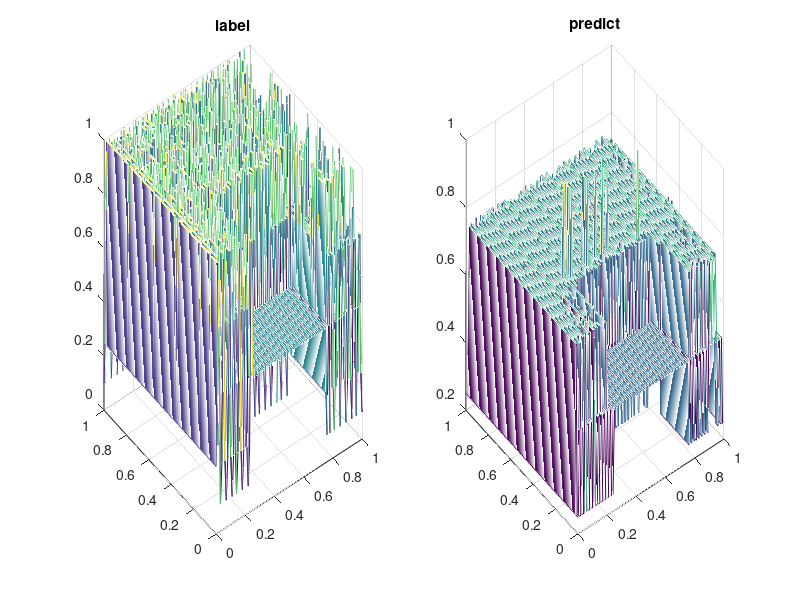

This figure's MATLAB source:
data=csvread('heatmap_50_0.5444.csv',1,0);
x=data(:,1);
y=data(:,2);
label=data(:,3);
predict=data(:,4);

x_min=min(x);
x_max=max(x);
y_min=min(y);
y_max=max(y);

pixels=100;
[X,Y]=meshgrid(0:1/pixels:1);
Z_label=zeros(size(X))+0.5;
Z_predict=zeros(size(X))+0.5;

for point=1:size(x,1)
    current_x=round((x(point)-x_min)/(x_max-x_min)*pixels)+1;
    current_y=round((y(point)-y_min)/(y_max-y_min)*pixels)+1;
    current_label=label(point);
    if current_label==0
        Z_label(current_x,current_y)=0.1;
    elseif current_label==1
        Z_label(current_x,current_y)=0.25;
    elseif current_label==2
        Z_label(current_x,current_y)=0.75;
    else
        Z_label(current_x,current_y)=1.0;
    end
    current_predict=predict(point);
    if current_predict==0
        Z_predict(current_x,current_y)=0.1;
    elseif current_predict==1
        Z_predict(current_x,current_y)=0.25;
    elseif current_predict==2
        Z_predict(current_x,current_y)=0.75;
    else
        Z_predict(current_x,current_y)=1.0;
    end
end
subplot(1,2,1);mesh(X,Y,Z_label);title('label');
subplot(1,2,2);mesh(X,Y,Z_predict);title('predict');
saveas(gcf,'heatmap.png');